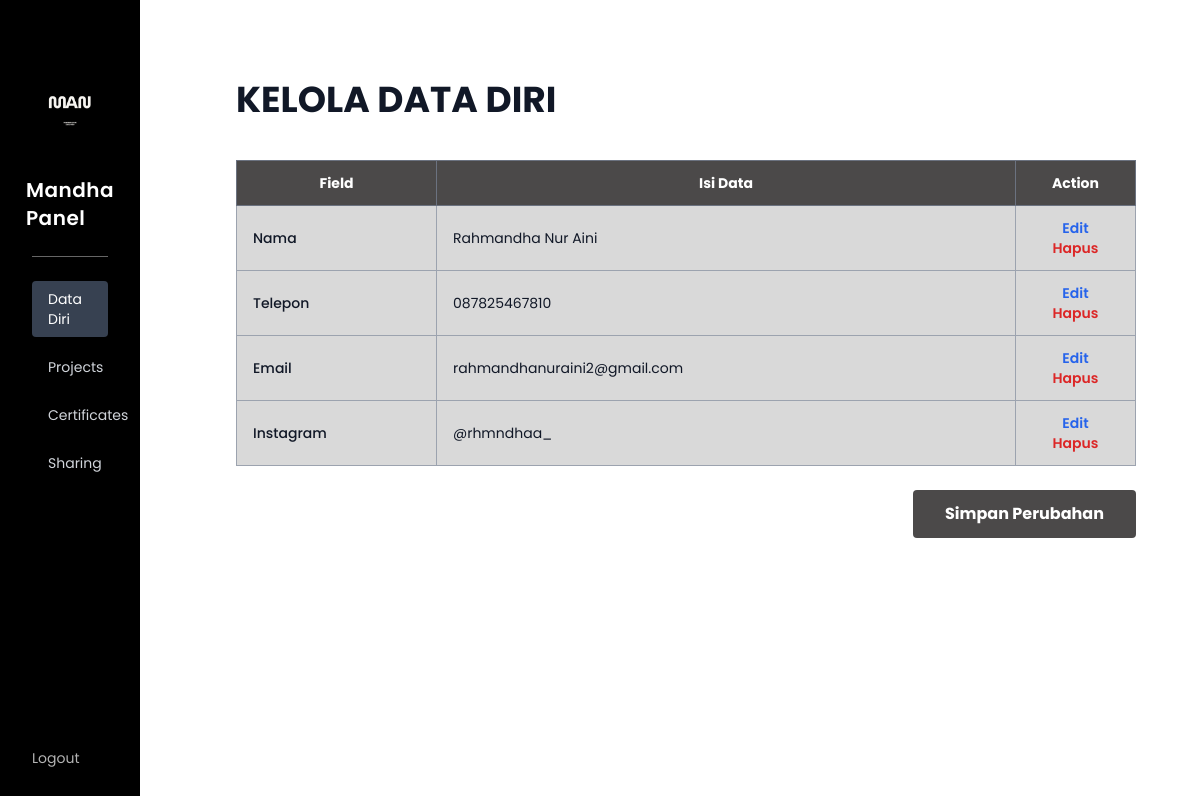
Page /page_php/admin/biodata/datadiri_admin.php on the committed database.
### tables this page shows
CREATE TABLE
  `biodata` (
    `id` int NOT NULL,
    `field` varchar(100) NOT NULL,
    `isi` varchar(255) NOT NULL
  );

### page_php/admin/biodata/datadiri_admin.php (the view, shortened to what this page needs)
<?php
include '../../config/koneksi.php';
$query = "SELECT * FROM biodata";
$result = mysqli_query($koneksi, $query);
?>
<!DOCTYPE html>
<html lang="id">
<head>
  <script src="https://cdn.tailwindcss.com"></script>
</head>
<body class="bg-white text-gray-900 w-auto min-h-screen mx-auto overflow-x-hidden">
  <div class="w-full flex">
    <?php include '../sidebar_admin.php'; ?>
    <main class="flex-1 p-16 pl-24">
      <h1 class="text-4xl font-bold mb-10 mt-4">KELOLA DATA DIRI</h1>
      <div class="w-[900px]">
        <form action="" method="POST">
          <table class="w-full text-sm border border-gray-500 border-collapse mb-6">
            <thead>
              <tr class="text-white text-center" style="background-color: #4B4949;">
                <th class="py-3 px-4 w-[200px] border border-gray-500">Field</th>
                <th class="py-3 px-4 border border-gray-500">Isi Data</th>
                <th class="py-3 px-4 w-[120px] border border-gray-500">Action</th>
              </tr>
            </thead>
            <tbody>
              <?php
              if (mysqli_num_rows($result) > 0) {
                while ($row = mysqli_fetch_assoc($result)) :
              ?>
                  <tr style="background-color: #D9D9D9;">
                    <td class="py-3 px-4 border border-gray-400 font-medium">
                      <?= $row['field']; ?>
                    </td>
                    <td class="py-3 px-4 border border-gray-400">
                      <?= $row['isi']; ?>
                    </td>
                    <td class="py-3 px-4 border border-gray-400 text-sm text-center">
                      <a class="text-blue-600 font-semibold hover:underline"
                        href="edit_datadiri.php?id=<?= $row['id']; ?>">
                        Edit
                      </a>
                      <br>
                      <a class="text-red-600 font-semibold hover:underline"
                        href="proses_hapus.php?id=<?= $row['id']; ?>"
                        onclick="return confirm('Yakin ingin menghapus data ini?');">
                        Hapus
                      </a>
                    </td>
                  </tr>
              <?php
                endwhile;
              } else {
                echo "<tr><td colspan='3' class='text-center py-4'>Belum ada data.</td></tr>";
              }
              ?>
            </tbody>
          </table>
          <div class="flex justify-end">
            <button type="submit" name="simpan" class="bg-[#4B4949] hover:bg-[#2c2c2c] text-white font-bold py-3 px-8 rounded transition">
              Simpan Perubahan
            </button>
          </div>
        </form>
      </div>
    </main>
  </div>
</body>
</html>

### page_php/admin/biodata/datadiri_admin.php (style rules this page uses)
body { font-family: 'Poppins', sans-serif; }

### rows in the picture
biodata: field "Nama", isi "Rahmandha Nur Aini"
biodata: field "Telepon", isi "087825467810"
biodata: field "Email", isi "rahmandhanuraini2@gmail.com"
biodata: field "Instagram", isi "@rhmndhaa_"
